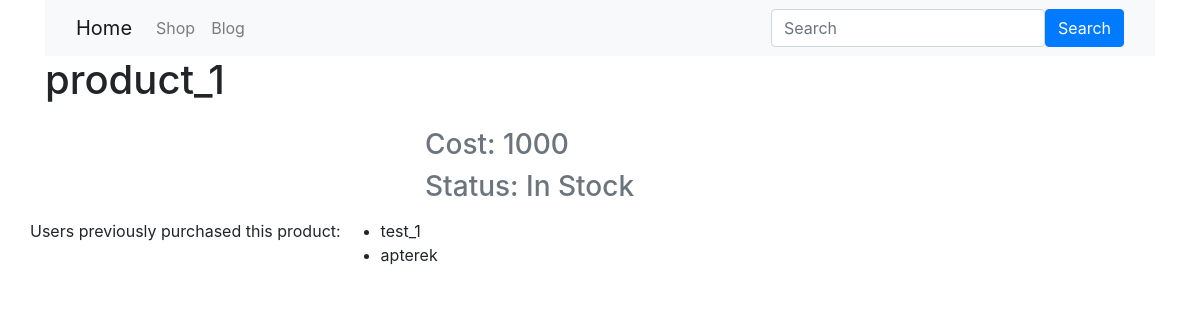
/product/1/, run on the app's committed database.
### shop/models.py (models this page shows, shortened)
class Product(models.Model):
    title = models.CharField(max_length=200, default=True)
    cost = models.IntegerField(null=True)
    photo = models.ImageField(
        upload_to='images/%Y/%m/%d/', null=True)  # /%Y/%m/%d/ - creating dir for each day, when download image
    description = models.TextField(default="")
    status = models.CharField(
        max_length=100, choices=STATUS_CHOICES, default="IN_STOCK"
    )
    favorites = models.ManyToManyField(
        settings.AUTH_USER_MODEL, related_name="favorite_products"
    )
    class Meta:
        verbose_name = "Product"
        verbose_name_plural = "Products"

class Purchase(models.Model):
    user = models.ForeignKey(
        settings.AUTH_USER_MODEL, related_name="purchases", on_delete=models.CASCADE, blank=True, null=True
    )
    product = models.ForeignKey(
        Product, related_name="purchases", on_delete=models.CASCADE, default=True
    )
    count = models.IntegerField(null=True)
    class Meta:
        verbose_name = "Purchase"
        verbose_name_plural = "Purchases"

### shop/views.py (the view)
# urls.py: path("product/<int:product_id>/", product_view, name="product_view")
def product_view(request, **kwargs):
    product = Product.objects.get(id=kwargs["product_id"])
    if request.method == "POST":
        if request.user.is_authenticated and request.POST["action"] == "add":
            product.favorites.add(request.user)
        else:
            product.favorites.remove(request.user)
    return render(request, "product_item.html", {"product": product,
                                                 "favorite_products": request.user in product.favorites.all()})

### templates/product_item.html (shortened to what this page needs)
{% extends "base.html" %}
{% block content %}
    <h1 class="mb-4">{{ product.title }}</h1>
    <div class="row">
    <div class="col-4">
    </div>
    <div class="col-8">
      <h3 class="mb-2 text-muted">Cost: {{ product.cost }}</h3>
      <h3 class="mb-2 text-muted">Status: {{ product.get_status_display }}</h3>
    </div>
      {% if product.purchases.exists %}
        <p>
          Users previously purchased this product:
          <ul>
            {% for purchase in product.purchases.all %}
              <li>{{ purchase.user.username }}</li>
            {% endfor %}
          </ul>
        </p>
      {% endif %}
    </div>
{% endblock %}

### data on the page
Product: title "product_1", cost "1000", status "In Stock"
Purchase: user.username "test_1"
Purchase: user.username "apterek"
